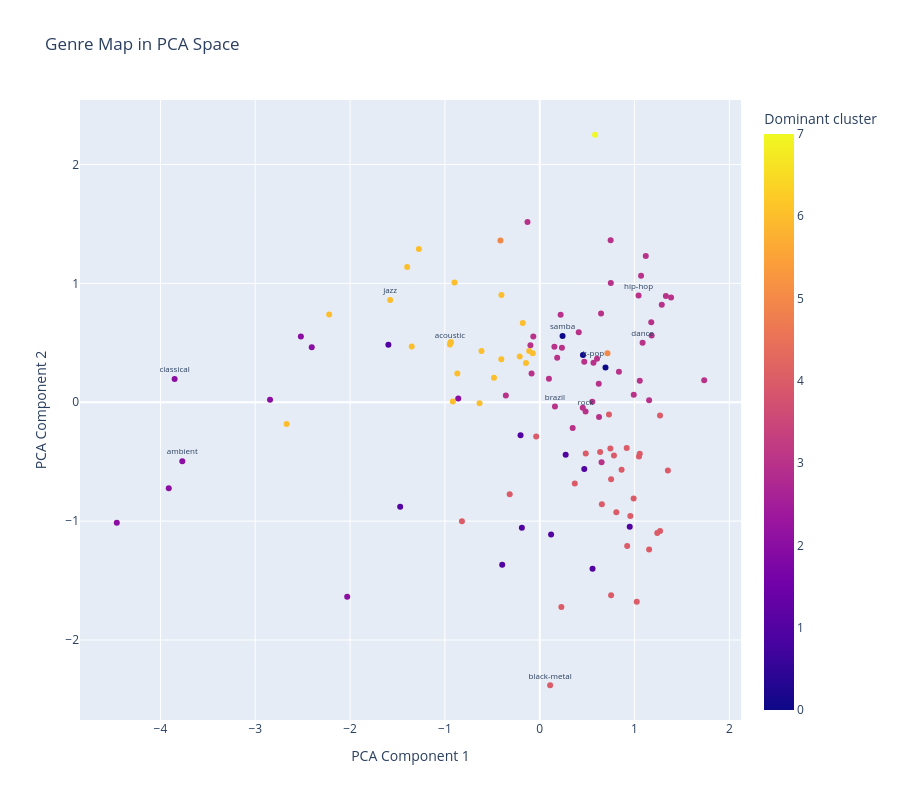

The cell this chart's notebook holds for it:
### Markdown cell above
## 8. Genre Position in PCA Space

To understand where each musical genre sits, we calculate the average PCA position for each genre. This creates a genre map: every point is one genre, positioned according to the average acoustic profile of its tracks.

The plot is interactive so all 114 genres can be explored with hover labels. To keep the visual readable, only a small set of reference genres is labeled directly on the chart.

### Code cell
genre_pca = (
    pca_tracks.groupby("track_genre", as_index=False)
    .agg(
        pca_1=("pca_1", "mean"),
        pca_2=("pca_2", "mean"),
        dominant_cluster=("cluster", lambda values: values.mode().iloc[0]),
    )
)

reference_genres = {
    "acoustic",
    "ambient",
    "black-metal",
    "brazil",
    "classical",
    "dance",
    "hip-hop",
    "jazz",
    "k-pop",
    "rock",
    "samba",
}
genre_pca["chart_label"] = genre_pca["track_genre"].where(
    genre_pca["track_genre"].isin(reference_genres), ""
)

fig = px.scatter(
    genre_pca,
    x="pca_1",
    y="pca_2",
    color="dominant_cluster",
    hover_name="track_genre",
    text="chart_label",
    title="Genre Map in PCA Space",
    labels={
        "pca_1": "PCA Component 1",
        "pca_2": "PCA Component 2",
        "dominant_cluster": "Dominant cluster",
    },
)

fig.update_traces(textposition="top center", textfont_size=8)
fig.update_layout(height=800, showlegend=True)
fig.show()

### Figure 1 — Plotly figure (JSON) as saved in the notebook; plotly's stock layout.template omitted (floating-point values rounded to 4 significant figures)
{"data": [{"hovertemplate": "<b>%{hovertext}</b><br><br>PCA Component 1=%{x}<br>PCA Component 2=%{y}<br>chart_label=%{text}<br>Dominant cluster=%{marker.color}<extra></extra>", "hovertext": ["acoustic", "afrobeat", "alt-rock", "alternative", "ambient", "anime", "black-metal", "bluegrass", "blues", "brazil", "breakbeat", "british", "cantopop", "chicago-house", "children", "chill", "classical", "club", "comedy", "country", "dance", "dancehall", "death-metal", "deep-house", "detroit-techno", "disco", "disney", "drum-and-bass", "dub", "dubstep", "edm", "electro", "electronic", "emo", "folk", "forro", "french", "funk", "garage", "german", "gospel", "goth", "grindcore", "groove", "grunge", "guitar", "happy", "hard-rock", "hardcore", "hardstyle", "heavy-metal", "hip-hop", "honky-tonk", "house", "idm", "indian", "indie", "indie-pop", "industrial", "iranian", "j-dance", "j-idol", "j-pop", "j-rock", "jazz", "k-pop", "kids", "latin", "latino", "malay", "mandopop", "metal", "metalcore", "minimal-techno", "mpb", "new-age", "opera", "pagode", "party", "piano", "pop", "pop-film", "power-pop", "progressive-house", "psych-rock", "punk", "punk-rock", "r-n-b", "reggae", "reggaeton", "rock", "rock-n-roll", "rockabilly", "romance", "sad", "salsa", "samba", "sertanejo", "show-tunes", "singer-songwriter", "ska", "sleep", "songwriter", "soul", "spanish", "study", "swedish", "synth-pop", "tango", "techno", "trance", "trip-hop", "turkish", "world-music"], "legendgroup": "", "marker": {"color": [6, 3, 4, 4, 2, 4, 4, 6, 3, 3, 1, 6, 6, 1, 3, 6, 2, 1, 7, 3, 3, 3, 4, 3, 1, 3, 2, 4, 4, 4, 3, 3, 3, 5, 6, 3, 3, 3, 4, 2, 4, 4, 4, 3, 4, 2, 4, 4, 4, 4, 4, 3, 6, 3, 1, 6, 6, 6, 4, 2, 3, 4, 3, 4, 6, 3, 3, 3, 3, 6, 6, 4, 4, 1, 6, 2, 6, 0, 3, 2, 3, 3, 4, 4, 3, 4, 4, 3, 3, 3, 3, 6, 3, 6, 5, 3, 0, 0, 6, 6, 3, 2, 6, 6, 3, 1, 3, 3, 6, 1, 1, 1, 3, 4], "coloraxis": "coloraxis", "symbol": "circle"}, "mode": "markers+text", "name": "", "orientation": "v", "showlegend": false, "text": ["acoustic", "", "", "", "ambient", "", "black-metal", "", "", "brazil", "", "", "", "", "", "", "classical", "", "", "", "dance", "", "", "", "", "", "", "", "", "", "", "", "", "", "", "", "", "", "", "", "", "", "", "", "", "", "", "", "", "", "", "hip-hop", "", "", "", "", "", "", "", "", "", "", "", "", "jazz", "k-pop", "", "", "", "", "", "", "", "", "", "", "", "", "", "", "", "", "", "", "", "", "", "", "", "", "rock", "", "", "", "", "", "samba", "", "", "", "", "", "", "", "", "", "", "", "", "", "", "", "", ""], "textfont": {"size": 8}, "textposition": "top center", "type": "scatter", "x": [-0.9466, 0.4696, 0.7448, 0.7304, -3.769, -0.03719, 0.1096, -0.6143, -0.09804, 0.1605, 0.9491, -0.9162, -0.869, 0.4697, -0.1291, -0.8988, -3.85, 0.2735, 0.584, 0.09701, 1.085, 1.118, 0.753, 0.6256, -0.1884, 0.8354, -2.519, 1.023, 0.6368, 0.6553, 0.9918, 0.6041, 0.3474, 0.7146, -0.4824, 1.18, -0.06765, 0.7497, 0.4855, -0.859, -0.3166, 0.3698, 0.2281, 0.6524, 0.8079, -2.404, 1.154, 0.7529, 1.268, 1.269, 0.9223, 1.042, -1.274, 1.055, -1.472, -0.4052, -0.2111, -0.1111, 0.9904, -2.03, 1.069, 1.351, 0.4539, 0.7829, -1.577, 0.5668, 0.748, 1.176, 1.33, -0.07351, -0.6344, 0.9555, 1.24, -0.3956, -0.1452, -3.912, -2.669, 0.4562, 1.734, -2.844, 0.234, -0.086, 0.9173, 0.8632, -0.3573, 1.047, 1.055, 0.4115, 1.287, 1.385, 0.4837, -0.4037, 0.2204, -2.22, -0.4145, 0.6467, 0.2409, 0.6935, -1.35, -0.9385, 1.153, -4.46, -0.9385, -0.1788, 0.6225, -1.596, 0.1841, 0.5542, -1.398, 0.1199, 0.5569, -0.2023, 0.1548, -0.8203], "xaxis": "x", "y": [0.4863, 0.3409, -0.3886, -0.1021, -0.4958, -0.2886, -2.381, 0.4304, 0.4796, -0.03618, -1.047, 0.006646, 0.2416, -0.5607, 1.517, 1.009, 0.1949, -0.4415, 2.251, 0.1985, 0.5016, 1.231, -1.623, -0.123, -1.055, 0.2572, 0.5535, -1.679, -0.4175, -0.857, 0.06402, 0.3659, -0.2169, 0.4114, 0.2063, 0.5612, 0.5525, 1.004, -0.43, 0.0318, -0.7745, -0.6834, -1.721, -0.5047, -0.9243, 0.4637, -1.238, -0.6466, -0.1107, -1.082, -1.209, 0.8985, 1.29, 0.1809, -0.8784, 0.3625, 0.3845, 0.4315, -0.8103, -1.636, 1.064, -0.5734, -0.04536, -0.4479, 0.8593, 0.332, 1.362, 0.6732, 0.8933, 0.4121, -0.008514, -0.9578, -1.099, -1.366, 0.3307, -0.723, -0.1833, 0.3974, 0.1861, 0.02077, 0.4589, 0.2421, -0.385, -0.5667, 0.05608, -0.4557, -0.4321, 0.5899, 0.8212, 0.8816, -0.07711, 0.9028, 0.7364, 0.7385, 1.361, 0.7476, 0.5576, 0.293, 0.4686, 0.5046, 0.01786, -1.014, 0.5046, 0.6661, 0.1567, 0.4842, 0.3748, 0.004283, 1.138, -1.112, -1.401, -0.2785, 0.4679, -1.0], "yaxis": "y"}], "layout": {"coloraxis": {"colorbar": {"title": {"text": "Dominant cluster"}}, "colorscale": [[0, "#0d0887"], [0.1111, "#46039f"], [0.2222, "#7201a8"], [0.3333, "#9c179e"], [0.4444, "#bd3786"], [0.5556, "#d8576b"], [0.6667, "#ed7953"], [0.7778, "#fb9f3a"], [0.8889, "#fdca26"], [1, "#f0f921"]]}, "height": 800, "legend": {"tracegroupgap": 0}, "showlegend": true, "title": {"text": "Genre Map in PCA Space"}, "xaxis": {"anchor": "y", "domain": [0, 1], "title": {"text": "PCA Component 1"}}, "yaxis": {"anchor": "x", "domain": [0, 1], "title": {"text": "PCA Component 2"}}}}
